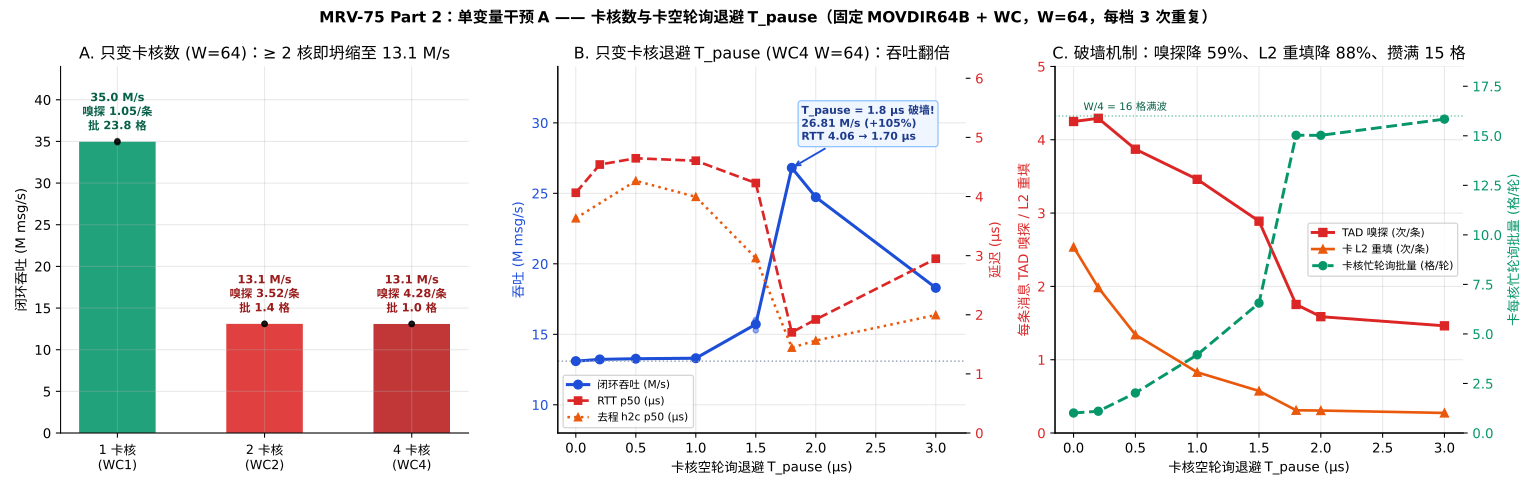

Write the Python code that produced this figure.
#!/usr/bin/env python3
"""MRV-75 Figure 2: Part 2 Single-Variable Intervention A — Card Core Count & Empty-Poll Backoff T_pause."""
import collections
import json
import pathlib
import statistics
import sys

import matplotlib.pyplot as plt
import numpy as np

sys.path.insert(0, str(pathlib.Path(__file__).resolve().parent))
import mrvplot  # noqa: E402

ROOT = pathlib.Path("/home/hongtao/dev/marvell-mrv75")
RUNS = ROOT / "logs/mrv75-2026-11-19/runs.jsonl"

recs = [json.loads(l) for l in RUNS.read_text().splitlines() if l.strip()]
by_key = collections.defaultdict(list)
for r in recs:
    by_key[(r["exp"], r["cond"])].append(r)


def med(exp, cond, fn):
    return statistics.median(fn(r) for r in by_key[(exp, cond)])


fig, axes = plt.subplots(1, 3, figsize=(16.0, 5.1))

# ---- Panel A: Card core count (1 / 2 / 4 cores) at W=64, T_pause=0 ----
ax = axes[0]
core_specs = [
    ("part1_xray", "wc1_w64", "1 卡核\n(WC1)"),
    ("part2_cores", "wc2_w64", "2 卡核\n(WC2)"),
    ("part1_xray", "wc4_w64", "4 卡核\n(WC4)"),
]
xc = np.arange(3)
mops_c = [med(e, c, lambda r: r["mops"]) for e, c, _ in core_specs]
snp_c = [med(e, c, lambda r: r["card_pmu"]["tad"]["tad_snp_msh_out_any"]["val"] / (r["rounds"] + r["warmup"])) for e, c, _ in core_specs]
bat_c = [med(e, c, lambda r: sum(cc["taken"] for cc in r["card_pmu"]["cores"]) / max(1, sum(cc["busy_polls"] for cc in r["card_pmu"]["cores"]))) for e, c, _ in core_specs]

ax.bar(xc, mops_c, 0.52, color=["#059669", "#dc2626", "#b91c1c"], alpha=0.88)
for i, (e, c, _) in enumerate(core_specs):
    for r in by_key[(e, c)]:
        ax.scatter(i, r["mops"], color="black", s=16, alpha=0.5, zorder=4)
    ax.text(
        i,
        mops_c[i] + 1.0,
        f"{mops_c[i]:.1f} M/s\n嗅探 {snp_c[i]:.2f}/条\n批 {bat_c[i]:.1f} 格",
        ha="center",
        va="bottom",
        fontsize=8.5,
        fontweight="bold",
        color="#065f46" if i == 0 else "#991b1b",
    )
ax.set_xticks(xc)
ax.set_xticklabels([s[2] for s in core_specs], fontsize=9.5)
ax.set_ylim(0, 44)
ax.set_ylabel("闭环吞吐 (M msg/s)")
ax.set_title("A. 只变卡核数 (W=64)：≥ 2 核即坍缩至 13.1 M/s")

# ---- Panel B: T_pause sweep on WC4 W=64 (Throughput, RTT, h2c) ----
ax = axes[1]
pauses = [0, 200, 500, 1000, 1500, 1800, 2000, 3000]
xp = [p / 1000.0 for p in pauses]
mops_p = [med("part2_pause", f"pause_{p}ns", lambda r: r["mops"]) for p in pauses]
rtt_p = [med("part2_pause", f"pause_{p}ns", lambda r: r["rtt_p50_us"]) for p in pauses]

stamp_p = [0, 500, 1000, 1500, 1800, 2000, 3000]
xp_sp = [p / 1000.0 for p in stamp_p]
h2c_sp = [by_key[("part2_stamp", f"pause_{p}ns_sp")][0]["stamp_summary"]["all"]["h2c_p50_ns"] / 1000.0 for p in stamp_p]

l1, = ax.plot(xp, mops_p, "-o", color="#1d4ed8", lw=2.3, ms=6.5, label="闭环吞吐 (M/s)")
for p in pauses:
    for r in by_key[("part2_pause", f"pause_{p}ns")]:
        ax.scatter(p / 1000.0, r["mops"], color="#1d4ed8", s=16, alpha=0.45, zorder=3)
ax.axhline(13.1, color="#94a3b8", ls=":", lw=1.1)
ax.set_xlabel("卡核空轮询退避 T_pause (µs)")
ax.set_ylabel("吞吐 (M msg/s)", color="#1d4ed8")
ax.tick_params(axis="y", labelcolor="#1d4ed8")
ax.set_ylim(8, 34)
ax.set_xlim(-0.15, 3.25)

ax2 = ax.twinx()
ax2.spines["top"].set_visible(False)
l2, = ax2.plot(xp, rtt_p, "--s", color="#dc2626", lw=2.0, ms=5.5, label="RTT p50 (µs)")
l3, = ax2.plot(xp_sp, h2c_sp, ":^", color="#ea580c", lw=1.9, ms=5.5, label="去程 h2c p50 (µs)")
ax2.set_ylabel("延迟 (µs)", color="#dc2626")
ax2.tick_params(axis="y", labelcolor="#dc2626")
ax2.set_ylim(0, 6.2)
ax2.grid(False)

ax.annotate(
    "T_pause = 1.8 µs 破墙!\n26.81 M/s (+105%)\nRTT 4.06 → 1.70 µs",
    xy=(1.8, 26.81),
    xytext=(1.88, 28.8),
    arrowprops=dict(arrowstyle="->", color="#1d4ed8", lw=1.4),
    fontsize=8.1,
    fontweight="bold",
    color="#1e3a8a",
    bbox=dict(boxstyle="round,pad=0.3", fc="#eff6ff", ec="#93c5fd"),
)
ax.set_title("B. 只变卡核退避 T_pause (WC4 W=64)：吞吐翻倍")
ax.legend([l1, l2, l3], [l.get_label() for l in (l1, l2, l3)], loc="lower left", fontsize=8, frameon=True, facecolor="white")

# ---- Panel C: Card-side microscopic mechanism vs T_pause ----
ax = axes[2]
snp_p = [med("part2_pause", f"pause_{p}ns", lambda r: r["card_pmu"]["tad"]["tad_snp_msh_out_any"]["val"] / (r["rounds"] + r["warmup"])) for p in pauses]
l2_p = [med("part2_pause", f"pause_{p}ns", lambda r: sum(cc["l2d_cache_refill"] for cc in r["card_pmu"]["cores"]) / (r["rounds"] + r["warmup"])) for p in pauses]
bat_p = [med("part2_pause", f"pause_{p}ns", lambda r: sum(cc["taken"] for cc in r["card_pmu"]["cores"]) / max(1, sum(cc["busy_polls"] for cc in r["card_pmu"]["cores"]))) for p in pauses]

l1, = ax.plot(xp, snp_p, "-s", color="#dc2626", lw=2.2, ms=6, label="TAD 嗅探 (次/条)")
l2, = ax.plot(xp, l2_p, "-^", color="#ea580c", lw=2.0, ms=6, label="卡 L2 重填 (次/条)")
ax.set_xlabel("卡核空轮询退避 T_pause (µs)")
ax.set_ylabel("每条消息 TAD 嗅探 / L2 重填", color="#dc2626")
ax.tick_params(axis="y", labelcolor="#dc2626")
ax.set_ylim(0, 5.0)

ax2 = ax.twinx()
ax2.spines["top"].set_visible(False)
l3, = ax2.plot(xp, bat_p, "--o", color="#059669", lw=2.2, ms=6, label="卡核忙轮询批量 (格/轮)")
ax2.axhline(16.0, color="#059669", ls=":", lw=1.0, alpha=0.6)
ax2.text(0.08, 16.3, "W/4 = 16 格满波", fontsize=7.8, color="#065f46")
ax2.set_ylabel("卡每核忙轮询批量 (格/轮)", color="#059669")
ax2.tick_params(axis="y", labelcolor="#059669")
ax2.set_ylim(0, 18.5)
ax2.grid(False)

ax.set_title("C. 破墙机制：嗅探降 59%、L2 重填降 88%、攒满 15 格")
ax.legend([l1, l2, l3], [l.get_label() for l in (l1, l2, l3)], loc="center right", fontsize=8, frameon=True, facecolor="white")

fig.suptitle("MRV-75 Part 2：单变量干预 A —— 卡核数与卡空轮询退避 T_pause（固定 MOVDIR64B + WC，W=64，每档 3 次重复）", fontsize=11.5, fontweight="bold")
out = mrvplot.save(fig, "mrv-75-part2-card-backoff")
print(f"Saved {out}")
